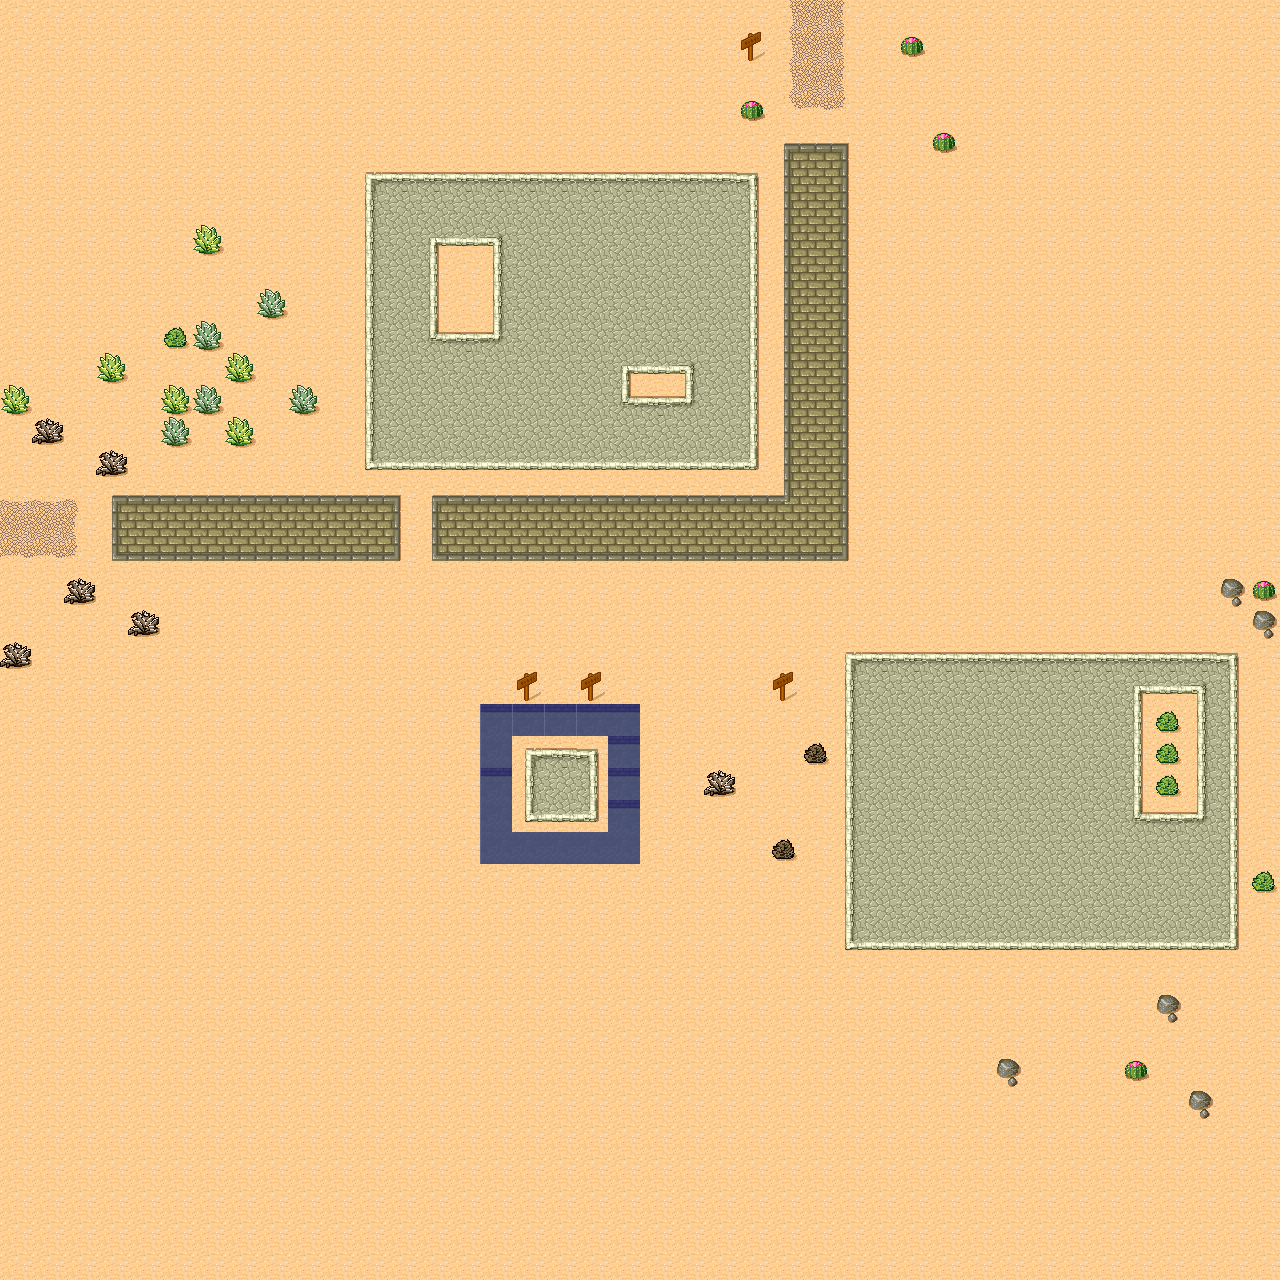

Tiled map render using the project's own tile images. Description and the map definition, with tile-layer contents summarised, below:
An orthogonal 40x40 tile map with 32x32 px tiles, 2 tile layers (Ground, FG), 2 tilesets.

<map version="1.0" orientation="orthogonal" width="40" height="40" tilewidth="32" tileheight="32">
 <tileset firstgid="1" source="desert.tsx" />
 <tileset firstgid="49" name="Sewer" tilewidth="32" tileheight="32">
  <image source="sewer_tileset.bmp" width="192" height="217" />
 </tileset>
 <layer name="Ground" width="40" height="40">
  <data>[1600 cells, 1600 non-empty, 40 distinct tile ids]</data>
 </layer>
 <layer name="FG" width="40" height="40">
  <data>[1600 cells, 25 non-empty, 13 distinct tile ids]</data>
 </layer>
</map>
